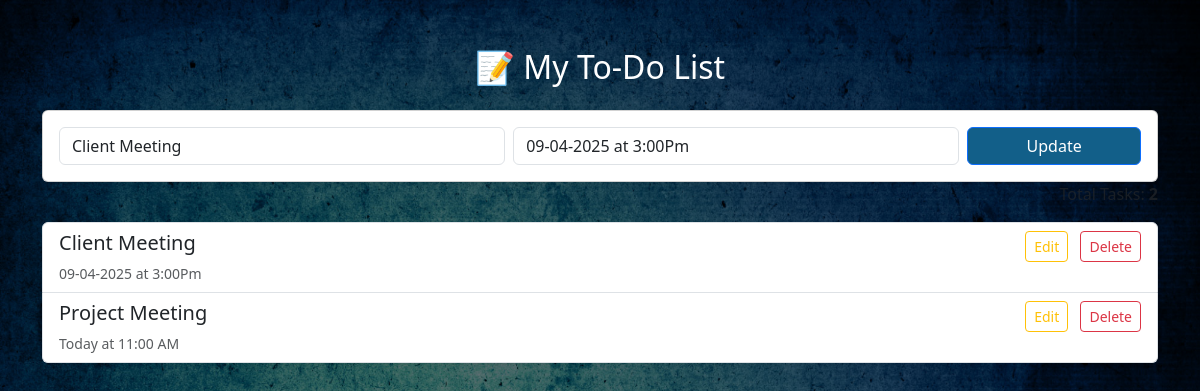
Page /?edit_id=17 on the committed database.
### home/models.py (models this page shows)
class TODO(models.Model):
    title = models.CharField(max_length=50)
    des = models.TextField(blank=True,null=True)

### home/views.py (the view, shortened to what this page needs)
# urls.py: path('',HomeView.as_view(),name='home'),
class HomeView(View):
    def get(self,request):
        form = TODoForm(request.POST or None)
        edit_id = request.GET.get("edit_id")
        edit_task = None
        if edit_id:
            edit_task = TODO.objects.filter(id=edit_id).last()
        data = {
            "todo":TODO.objects.order_by('-id'),
            "all_todo":TODO.objects.count(),
            "form":form,
            "edit_task": edit_task
        }
        return render(request,'home.html',context=data)

### home/form.py
class TODoForm(forms.ModelForm):
    class Meta:
        model = TODO
        fields = "__all__"

### templates/home.html (shortened to what this page needs)
{% load static %}
<!DOCTYPE html>
<html lang="en">
<head>
  <link href="https://cdn.jsdelivr.net/npm/bootstrap@5.3.3/dist/css/bootstrap.min.css" rel="stylesheet">
</head>
<body style="background-image: url('/static/image3.jpg'); background-size: cover; background-repeat: no-repeat; background-position: center; height: 100vh;">
<div class="container py-5">
  <h2 class="text-center mb-4 text-white">📝 My To-Do List</h2>
  <div class="card  shadow-sm">
    <div class="card-body">
      <form method="POST">
            <div class="row g-2">
                <div class="col-md-5">
                    <input type="text" name="title" id="title" class="form-control" placeholder="Title"
                        value="{{ edit_task.title|default_if_none:'' }}">
                </div>
                <div class="col-md-5">
                    <input type="text" name="des" id="des" class="form-control" placeholder="Description"
                        value="{{ edit_task.des|default_if_none:'' }}">
                </div>
                <div class="col-md-2">
                    <button type="submit" class="btn btn-primary w-100" style="background-color: #125F89;">
                        {% if edit_task %} Update {% else %} Add {% endif %}
                    </button>
                </div>
            </div>
      </form>
    </div>
  </div>
  <div class="mb-3 text-end text-muted">
    Total Tasks: <strong>{{ all_todo }}</strong>
  </div>
  <ul class="list-group shadow-sm">
    {% for task in todo %}
    <li class="list-group-item d-flex justify-content-between align-items-start">
      <div>
        <h5>{{ task.title }}</h5>
        {% if task.des %}
        <p class="mb-0 small text-muted">{{ task.des }}</p>
        {% endif %}
      </div>
      <div>
        <a href="?edit_id={{ task.id }}" class="btn btn-sm btn-outline-warning me-2">Edit</a>
        <a onclick="deleteData('{{ task.id }}')"  class="btn btn-sm btn-outline-danger">Delete</a>
      </div>
    </li>
    {% empty %}
    <li class="list-group-item text-center text-muted">No tasks found.</li>
    {% endfor %}
  </ul>
</div>
</body>
</html>

### templates/home.html (style rules this page uses)
form input { width: 30px; }
body::before { content: ""; position: absolute; top: 0; left: 0; width: 100%; height: 100%; background-color: rgba(0, 0, 0, 0.5); z-index: 0; }
.container { position: relative; z-index: 1; }

### rows in the picture
TODO: title "Client Meeting", des "09-04-2025 at 3:00Pm"
TODO: title "Project Meeting", des "Today at 11:00 AM"

### other values in the picture
{{ all_todo }} "2"
